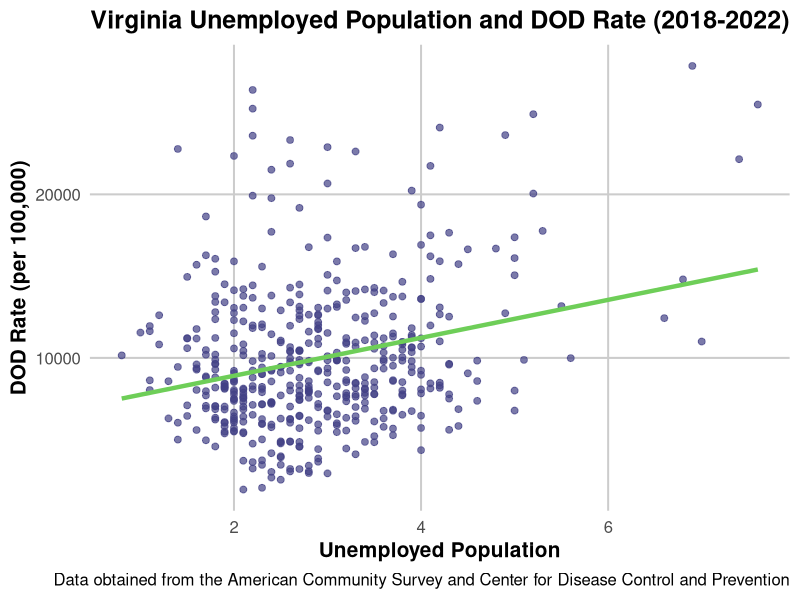

R code for this plot:
# Load necessary libraries
library(dplyr)
library(ggplot2)
library(viridis)
library(here)

virginia_2018_2022 = read.csv(here("Data/merged_data", "virginia_2018_2022.csv"), sep = ",", header = TRUE)


# Ensure the dataset is clean and filter the necessary columns
corr_data <- virginia_2018_2022 %>%
  mutate(
    unemployed_pop = as.numeric(as.character(unemployed_pop_pe)),
    DOD_death_rate = (as.numeric(as.character(DOD_death_rate))*100)
  ) %>%
  select(unemployed_pop_pe, DOD_death_rate)

# Remove rows with NA values
corr_data <- na.omit(corr_data)

# Create a scatterplot with a regression line using viridis color palette
ggplot(corr_data, aes(x = unemployed_pop_pe, y = DOD_death_rate)) +
  geom_point(color = viridis(256)[50], size = 2, alpha = 0.7) +  # Use a consistent viridis color for points with transparency
  geom_smooth(method = "lm", color = viridis(256)[200], size = 1.5, se = FALSE) +  # Add a prominent regression line
  labs(title = "Virginia Unemployed Population and DOD Rate (2018-2022)",
       x = "Unemployed Population",
       y = "DOD Rate (per 100,000)",
       caption = "Data obtained from the American Community Survey and Center for Disease Control and Prevention") +
  theme_minimal(base_size = 15) +
  theme(
    plot.title = element_text(hjust = 0.5, face = "bold"),
    axis.title = element_text(face = "bold"),
    panel.grid.major = element_line(color = "grey80"),
    panel.grid.minor = element_blank(),
    legend.position = "none"  # Remove the legend
  )